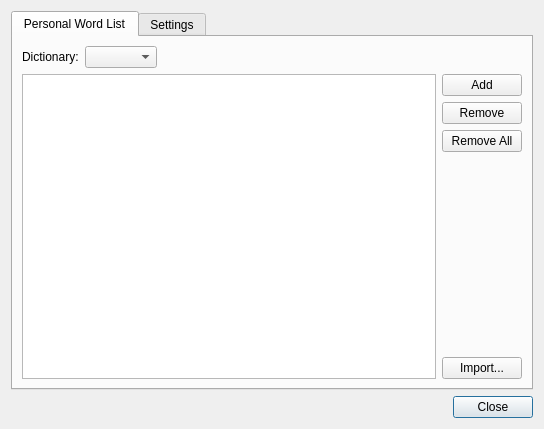
<?xml version="1.0" encoding="UTF-8"?>
<ui version="4.0">
 <class>SpellCheckerSettingsDialog</class>
 <widget class="QDialog" name="SpellCheckerSettingsDialog">
  <property name="geometry">
   <rect>
    <x>0</x>
    <y>0</y>
    <width>544</width>
    <height>429</height>
   </rect>
  </property>
  <property name="windowTitle">
   <string>Spell Checker Settings</string>
  </property>
  <layout class="QGridLayout" name="gridLayout_2">
   <item row="0" column="0">
    <layout class="QGridLayout" name="gridLayout">
     <item row="2" column="0">
      <widget class="QDialogButtonBox" name="buttonBox_">
       <property name="orientation">
        <enum>Qt::Horizontal</enum>
       </property>
       <property name="standardButtons">
        <set>QDialogButtonBox::Close</set>
       </property>
      </widget>
     </item>
     <item row="1" column="0">
      <widget class="QTabWidget" name="tabWidget">
       <property name="currentIndex">
        <number>0</number>
       </property>
       <widget class="QWidget" name="pwlTab">
        <attribute name="title">
         <string>Personal Word List</string>
        </attribute>
        <layout class="QGridLayout" name="gridLayout_5">
         <item row="0" column="0" colspan="2">
          <layout class="QHBoxLayout" name="horizontalLayout_2">
           <item>
            <widget class="QLabel" name="label_2">
             <property name="text">
              <string>Dictionary:</string>
             </property>
            </widget>
           </item>
           <item>
            <widget class="QComboBox" name="dictCombo1_"/>
           </item>
           <item>
            <spacer name="horizontalSpacer_2">
             <property name="orientation">
              <enum>Qt::Horizontal</enum>
             </property>
             <property name="sizeHint" stdset="0">
              <size>
               <width>40</width>
               <height>20</height>
              </size>
             </property>
            </spacer>
           </item>
          </layout>
         </item>
         <item row="1" column="0">
          <widget class="QListWidget" name="wordList_">
           <property name="showDropIndicator" stdset="0">
            <bool>false</bool>
           </property>
           <property name="selectionMode">
            <enum>QAbstractItemView::MultiSelection</enum>
           </property>
           <property name="uniformItemSizes">
            <bool>true</bool>
           </property>
           <property name="sortingEnabled">
            <bool>true</bool>
           </property>
          </widget>
         </item>
         <item row="1" column="1">
          <layout class="QVBoxLayout" name="verticalLayout">
           <item>
            <widget class="QPushButton" name="addButton_">
             <property name="text">
              <string>Add</string>
             </property>
            </widget>
           </item>
           <item>
            <widget class="QPushButton" name="removeButton_">
             <property name="text">
              <string>Remove</string>
             </property>
            </widget>
           </item>
           <item>
            <widget class="QPushButton" name="removeAllButton_">
             <property name="text">
              <string>Remove All</string>
             </property>
            </widget>
           </item>
           <item>
            <spacer name="verticalSpacer">
             <property name="orientation">
              <enum>Qt::Vertical</enum>
             </property>
             <property name="sizeHint" stdset="0">
              <size>
               <width>20</width>
               <height>40</height>
              </size>
             </property>
            </spacer>
           </item>
           <item>
            <widget class="QPushButton" name="importButton_">
             <property name="text">
              <string>Import...</string>
             </property>
            </widget>
           </item>
          </layout>
         </item>
        </layout>
       </widget>
       <widget class="QWidget" name="settingsTab">
        <attribute name="title">
         <string>Settings</string>
        </attribute>
        <layout class="QGridLayout" name="gridLayout_4">
         <item row="0" column="0">
          <layout class="QHBoxLayout" name="horizontalLayout">
           <item>
            <widget class="QLabel" name="label">
             <property name="text">
              <string>Default spelling dictionary:</string>
             </property>
            </widget>
           </item>
           <item>
            <spacer name="horizontalSpacer">
             <property name="orientation">
              <enum>Qt::Horizontal</enum>
             </property>
             <property name="sizeHint" stdset="0">
              <size>
               <width>103</width>
               <height>20</height>
              </size>
             </property>
            </spacer>
           </item>
           <item>
            <widget class="QComboBox" name="dictCombo2_"/>
           </item>
          </layout>
         </item>
         <item row="1" column="0">
          <widget class="QCheckBox" name="autoSpellCheck_">
           <property name="text">
            <string>Auto Spell-Check</string>
           </property>
          </widget>
         </item>
         <item row="2" column="0">
          <widget class="QGroupBox" name="groupBox">
           <property name="title">
            <string>Advanced Settings</string>
           </property>
           <layout class="QGridLayout" name="gridLayout_3">
            <item row="0" column="0">
             <widget class="QTreeWidget" name="propList_">
              <property name="itemsExpandable">
               <bool>true</bool>
              </property>
              <column>
               <property name="text">
                <string>Property</string>
               </property>
              </column>
              <column>
               <property name="text">
                <string>Value</string>
               </property>
              </column>
             </widget>
            </item>
           </layout>
          </widget>
         </item>
        </layout>
       </widget>
      </widget>
     </item>
    </layout>
   </item>
  </layout>
 </widget>
 <resources/>
 <connections>
  <connection>
   <sender>buttonBox_</sender>
   <signal>accepted()</signal>
   <receiver>SpellCheckerSettingsDialog</receiver>
   <slot>accept()</slot>
   <hints>
    <hint type="sourcelabel">
     <x>248</x>
     <y>254</y>
    </hint>
    <hint type="destinationlabel">
     <x>157</x>
     <y>274</y>
    </hint>
   </hints>
  </connection>
  <connection>
   <sender>buttonBox_</sender>
   <signal>rejected()</signal>
   <receiver>SpellCheckerSettingsDialog</receiver>
   <slot>reject()</slot>
   <hints>
    <hint type="sourcelabel">
     <x>316</x>
     <y>260</y>
    </hint>
    <hint type="destinationlabel">
     <x>286</x>
     <y>274</y>
    </hint>
   </hints>
  </connection>
 </connections>
</ui>
